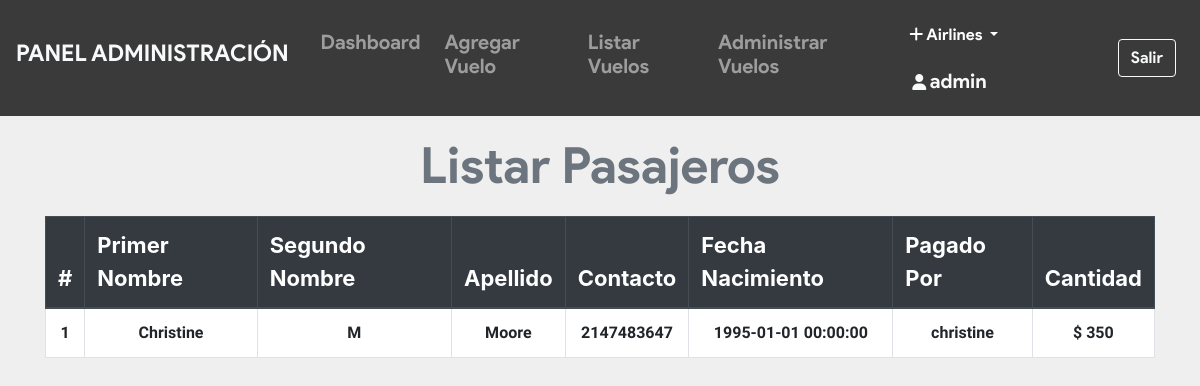
/admin/pass_list.php?flight_id=1 (signed in), run on the app's committed database.
### tables this page shows
CREATE TABLE `ticket` (
  `ticket_id` int(11) NOT NULL,
  `passenger_id` int(11) NOT NULL,
  `flight_id` int(11) NOT NULL,
  `user_id` int(11) NOT NULL,
  `seat_no` varchar(10) NOT NULL,
  `cost` int(11) NOT NULL,
  `class` varchar(3) NOT NULL
);

CREATE TABLE `passenger_profile` (
  `passenger_id` int(11) NOT NULL,
  `user_id` int(11) NOT NULL,
  `flight_id` int(11) NOT NULL,
  `mobile` varchar(110) NOT NULL,
  `dob` datetime NOT NULL,
  `f_name` varchar(20) DEFAULT NULL,
  `m_name` varchar(20) DEFAULT NULL,
  `l_name` varchar(20) DEFAULT NULL
);

CREATE TABLE `users` (
  `user_id` int(11) NOT NULL,
  `username` varchar(20) NOT NULL,
  `email` varchar(50) NOT NULL,
  `password` varchar(100) NOT NULL
);

CREATE TABLE `payment` (
  `card_no` varchar(16) NOT NULL,
  `user_id` int(11) NOT NULL,
  `flight_id` int(11) NOT NULL,
  `expire_date` varchar(5) DEFAULT NULL,
  `amount` int(11) NOT NULL
);

### admin/pass_list.php (the view, shortened to what this page needs)
<?php include_once 'header.php'; ?>
<?php include_once 'footer.php';
require '../helpers/init_conn_db.php';?>
    <main>
        <?php if(isset($_SESSION['adminId'])) { ?>
          <div class="container-md mt-2">
            <h1 class="display-4 text-center text-secondary"
              >Listar Pasajeros</h1>
            <table class="table table-bordered">
              <thead class="thead-dark">
                <tr>
                  <th>#</th>
                  <th scope="col">Primer Nombre</th>
                  <th scope="col">Segundo Nombre</th>
                  <th scope="col">Apellido</th>
                  <th scope="col">Contacto</th>
                  <th scope="col">Fecha Nacimiento</th>
                  <th scope="col">Pagado Por</th>
                  <th scope="col">Cantidad</th>
                </tr>
              </thead>
              <tbody>
                <?php
                $cnt=1;
                $flight_id = $_GET['flight_id'];
                $sql_t = 'SELECT * FROM Ticket WHERE flight_id=?';
                $stmt_t = mysqli_stmt_init($conn);
                if(!mysqli_stmt_prepare($stmt_t,$sql_t)) {
                    header('Location: ticket.php?error=sqlerror');
                    exit();
                } else {
                    mysqli_stmt_bind_param($stmt_t,'i',$flight_id);
                    mysqli_stmt_execute($stmt_t);
                    $result_t = mysqli_stmt_get_result($stmt_t);
                    while($row_t = mysqli_fetch_assoc($result_t)) {
                      $sql = 'SELECT * FROM Passenger_profile WHERE passenger_id=?';
                      $stmt = mysqli_stmt_init($conn);
                      mysqli_stmt_prepare($stmt,$sql);
                      mysqli_stmt_bind_param($stmt,'i',$row_t['passenger_id']);
                      mysqli_stmt_execute($stmt);
                      $result = mysqli_stmt_get_result($stmt);
                      if ($row = mysqli_fetch_assoc($result)) {
                          $sql_p = 'SELECT * FROM PAYMENT WHERE flight_id=? AND user_id=?';
                          $stmt_p = mysqli_stmt_init($conn);
                          mysqli_stmt_prepare($stmt_p,$sql_p);
                          mysqli_stmt_bind_param($stmt_p,'ii',$flight_id,$row['user_id']);
                          mysqli_stmt_execute($stmt_p);
                          $result_p = mysqli_stmt_get_result($stmt_p);
                          if ($row_p = mysqli_fetch_assoc($result_p)) {
                            $sql_u = 'SELECT * FROM Users WHERE user_id=?';
                            $stmt_u = mysqli_stmt_init($conn);
                            mysqli_stmt_prepare($stmt_u,$sql_u);
                            mysqli_stmt_bind_param($stmt_u,'i',$row['user_id']);
                            mysqli_stmt_execute($stmt_u);
                            $result_u = mysqli_stmt_get_result($stmt_u);
                            if ($row_u = mysqli_fetch_assoc($result_u)) {
                              echo "
                              <tr class='text-center'>
                                <td>".$cnt."</td>
                                <td>".$row['f_name']."</td>
                                <td>".$row['m_name']."</td>
                                <td>".$row['l_name']."</td>
                                <td>".$row['mobile']."</td>
                                <td>".$row['dob']."</td>
                                <td scope='row'>".$row_u['username']."</td>
                                <td>$ ".$row_p['amount']."</td>
                              </tr>
                              ";
                            }
                          }
                      }
                      $cnt++; }
                      }
                ?>
              </tbody>
            </table>
          </div>
        <?php } ?>
    </main>

### admin/pass_list.php (style rules this page uses)
table { background-color: white; }
h1 { margin-top: 20px; margin-bottom: 20px; font-family: 'product sans'; font-size: 50px !important; font-weight: lighter; }
body { background-color: #efefef; }
th { font-size: 22px; }
td { margin-top: 10px !important; font-size: 16px; font-weight: bold; font-family: 'Assistant', sans-serif !important; }

### data on the page
ticket: passenger.f_name "Christine", passenger.m_name "M", passenger.l_name "Moore", passenger.mobile "2147483647", passenger.dob "1995-01-01 00:00:00", user.username "christine", payment.amount "350"

### other printed values
$_SESSION['adminUname'] "admin"
